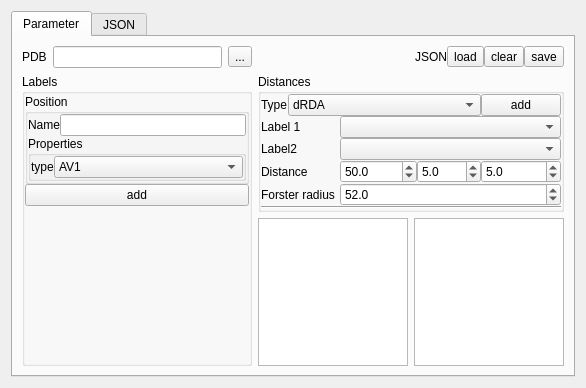
<?xml version="1.0" encoding="UTF-8"?>
<ui version="4.0">
 <class>Form</class>
 <widget class="QWidget" name="Form">
  <property name="geometry">
   <rect>
    <x>0</x>
    <y>0</y>
    <width>586</width>
    <height>388</height>
   </rect>
  </property>
  <property name="windowTitle">
   <string>PDB2LabelingFile</string>
  </property>
  <property name="windowIcon">
   <iconset resource="../ui/rescource.qrc">
    <normaloff>:/icons/icons/pdb2label.ico</normaloff>:/icons/icons/pdb2label.ico</iconset>
  </property>
  <layout class="QVBoxLayout" name="verticalLayout_2">
   <item>
    <widget class="QTabWidget" name="tabWidget">
     <property name="currentIndex">
      <number>0</number>
     </property>
     <widget class="QWidget" name="tab">
      <attribute name="title">
       <string>Parameter</string>
      </attribute>
      <layout class="QGridLayout" name="gridLayout_4">
       <item row="0" column="0">
        <layout class="QHBoxLayout" name="horizontalLayout_2">
         <item>
          <widget class="QLabel" name="label">
           <property name="sizePolicy">
            <sizepolicy hsizetype="Fixed" vsizetype="Preferred">
             <horstretch>0</horstretch>
             <verstretch>0</verstretch>
            </sizepolicy>
           </property>
           <property name="text">
            <string>PDB</string>
           </property>
          </widget>
         </item>
         <item>
          <widget class="QLineEdit" name="lineEdit">
           <property name="readOnly">
            <bool>true</bool>
           </property>
          </widget>
         </item>
         <item>
          <widget class="QToolButton" name="toolButton_4">
           <property name="text">
            <string>...</string>
           </property>
          </widget>
         </item>
        </layout>
       </item>
       <item row="0" column="1" colspan="2">
        <layout class="QHBoxLayout" name="horizontalLayout_3">
         <property name="spacing">
          <number>0</number>
         </property>
         <item>
          <spacer name="horizontalSpacer">
           <property name="orientation">
            <enum>Qt::Horizontal</enum>
           </property>
           <property name="sizeHint" stdset="0">
            <size>
             <width>40</width>
             <height>20</height>
            </size>
           </property>
          </spacer>
         </item>
         <item>
          <widget class="QLabel" name="label_10">
           <property name="sizePolicy">
            <sizepolicy hsizetype="Fixed" vsizetype="Preferred">
             <horstretch>0</horstretch>
             <verstretch>0</verstretch>
            </sizepolicy>
           </property>
           <property name="text">
            <string>JSON</string>
           </property>
          </widget>
         </item>
         <item>
          <widget class="QToolButton" name="toolButton_2">
           <property name="text">
            <string>load</string>
           </property>
          </widget>
         </item>
         <item>
          <widget class="QToolButton" name="toolButton_3">
           <property name="text">
            <string>clear</string>
           </property>
          </widget>
         </item>
         <item>
          <widget class="QToolButton" name="toolButton">
           <property name="text">
            <string>save</string>
           </property>
          </widget>
         </item>
        </layout>
       </item>
       <item row="1" column="0" rowspan="2">
        <widget class="QGroupBox" name="groupBox_2">
         <property name="sizePolicy">
          <sizepolicy hsizetype="Preferred" vsizetype="Minimum">
           <horstretch>0</horstretch>
           <verstretch>0</verstretch>
          </sizepolicy>
         </property>
         <property name="title">
          <string>Labels</string>
         </property>
         <layout class="QGridLayout" name="gridLayout">
          <property name="margin">
           <number>0</number>
          </property>
          <property name="spacing">
           <number>0</number>
          </property>
          <item row="1" column="0">
           <widget class="QPushButton" name="pushButton_2">
            <property name="sizePolicy">
             <sizepolicy hsizetype="Minimum" vsizetype="Fixed">
              <horstretch>0</horstretch>
              <verstretch>0</verstretch>
             </sizepolicy>
            </property>
            <property name="maximumSize">
             <size>
              <width>16777215</width>
              <height>16777215</height>
             </size>
            </property>
            <property name="text">
             <string>add</string>
            </property>
           </widget>
          </item>
          <item row="0" column="0">
           <widget class="QGroupBox" name="groupBox">
            <property name="sizePolicy">
             <sizepolicy hsizetype="Expanding" vsizetype="Preferred">
              <horstretch>0</horstretch>
              <verstretch>0</verstretch>
             </sizepolicy>
            </property>
            <property name="title">
             <string>Position</string>
            </property>
            <layout class="QGridLayout" name="gridLayout_5">
             <property name="margin">
              <number>0</number>
             </property>
             <property name="spacing">
              <number>0</number>
             </property>
             <item row="1" column="0">
              <widget class="QLabel" name="label_7">
               <property name="text">
                <string>Name</string>
               </property>
              </widget>
             </item>
             <item row="3" column="0" colspan="3">
              <layout class="QVBoxLayout" name="verticalLayout_3">
               <property name="spacing">
                <number>0</number>
               </property>
              </layout>
             </item>
             <item row="1" column="1">
              <widget class="QLineEdit" name="lineEdit_2"/>
             </item>
             <item row="4" column="0" colspan="2">
              <widget class="QGroupBox" name="groupBox_3">
               <property name="sizePolicy">
                <sizepolicy hsizetype="Expanding" vsizetype="Preferred">
                 <horstretch>0</horstretch>
                 <verstretch>0</verstretch>
                </sizepolicy>
               </property>
               <property name="title">
                <string>Properties</string>
               </property>
               <layout class="QGridLayout" name="gridLayout_2">
                <property name="margin">
                 <number>0</number>
                </property>
                <property name="spacing">
                 <number>0</number>
                </property>
                <item row="0" column="0">
                 <widget class="QLabel" name="label_2">
                  <property name="text">
                   <string>type</string>
                  </property>
                 </widget>
                </item>
                <item row="0" column="1">
                 <widget class="QComboBox" name="comboBox">
                  <property name="sizePolicy">
                   <sizepolicy hsizetype="Expanding" vsizetype="Fixed">
                    <horstretch>0</horstretch>
                    <verstretch>0</verstretch>
                   </sizepolicy>
                  </property>
                  <item>
                   <property name="text">
                    <string>AV1</string>
                   </property>
                  </item>
                  <item>
                   <property name="text">
                    <string>AV0</string>
                   </property>
                  </item>
                  <item>
                   <property name="text">
                    <string>AV3</string>
                   </property>
                  </item>
                 </widget>
                </item>
                <item row="1" column="0" colspan="3">
                 <layout class="QVBoxLayout" name="verticalLayout_4"/>
                </item>
               </layout>
              </widget>
             </item>
            </layout>
           </widget>
          </item>
          <item row="2" column="0">
           <spacer name="verticalSpacer">
            <property name="orientation">
             <enum>Qt::Vertical</enum>
            </property>
            <property name="sizeHint" stdset="0">
             <size>
              <width>20</width>
              <height>40</height>
             </size>
            </property>
           </spacer>
          </item>
         </layout>
        </widget>
       </item>
       <item row="1" column="1" colspan="2">
        <widget class="QGroupBox" name="groupBox_4">
         <property name="title">
          <string>Distances</string>
         </property>
         <layout class="QGridLayout" name="gridLayout_3">
          <property name="margin">
           <number>0</number>
          </property>
          <property name="spacing">
           <number>0</number>
          </property>
          <item row="1" column="0">
           <widget class="QLabel" name="label_3">
            <property name="text">
             <string>Label 1</string>
            </property>
           </widget>
          </item>
          <item row="3" column="0" colspan="2">
           <widget class="QLabel" name="label_8">
            <property name="sizePolicy">
             <sizepolicy hsizetype="Fixed" vsizetype="Preferred">
              <horstretch>0</horstretch>
              <verstretch>0</verstretch>
             </sizepolicy>
            </property>
            <property name="text">
             <string>Distance </string>
            </property>
           </widget>
          </item>
          <item row="7" column="0" colspan="6">
           <widget class="Line" name="line">
            <property name="orientation">
             <enum>Qt::Horizontal</enum>
            </property>
           </widget>
          </item>
          <item row="3" column="5">
           <widget class="QDoubleSpinBox" name="doubleSpinBox_3">
            <property name="decimals">
             <number>1</number>
            </property>
            <property name="maximum">
             <double>99999.000000000000000</double>
            </property>
            <property name="value">
             <double>5.000000000000000</double>
            </property>
           </widget>
          </item>
          <item row="2" column="0">
           <widget class="QLabel" name="label_5">
            <property name="text">
             <string>Label2</string>
            </property>
           </widget>
          </item>
          <item row="1" column="2" colspan="4">
           <widget class="QComboBox" name="comboBox_2">
            <property name="sizePolicy">
             <sizepolicy hsizetype="MinimumExpanding" vsizetype="Fixed">
              <horstretch>0</horstretch>
              <verstretch>0</verstretch>
             </sizepolicy>
            </property>
           </widget>
          </item>
          <item row="2" column="2" colspan="4">
           <widget class="QComboBox" name="comboBox_4">
            <property name="sizePolicy">
             <sizepolicy hsizetype="Expanding" vsizetype="Fixed">
              <horstretch>0</horstretch>
              <verstretch>0</verstretch>
             </sizepolicy>
            </property>
           </widget>
          </item>
          <item row="0" column="0" colspan="5">
           <layout class="QHBoxLayout" name="horizontalLayout">
            <property name="spacing">
             <number>0</number>
            </property>
            <item>
             <widget class="QLabel" name="label_4">
              <property name="text">
               <string>Type</string>
              </property>
             </widget>
            </item>
            <item>
             <widget class="QComboBox" name="comboBox_3">
              <property name="sizePolicy">
               <sizepolicy hsizetype="MinimumExpanding" vsizetype="Fixed">
                <horstretch>0</horstretch>
                <verstretch>0</verstretch>
               </sizepolicy>
              </property>
              <item>
               <property name="text">
                <string>dRDA</string>
               </property>
              </item>
              <item>
               <property name="text">
                <string>dRDAE</string>
               </property>
              </item>
              <item>
               <property name="text">
                <string>dRMP</string>
               </property>
              </item>
             </widget>
            </item>
           </layout>
          </item>
          <item row="3" column="4">
           <widget class="QDoubleSpinBox" name="doubleSpinBox_2">
            <property name="decimals">
             <number>1</number>
            </property>
            <property name="maximum">
             <double>9999.000000000000000</double>
            </property>
            <property name="value">
             <double>5.000000000000000</double>
            </property>
           </widget>
          </item>
          <item row="4" column="2" colspan="4">
           <widget class="QDoubleSpinBox" name="doubleSpinBox_4">
            <property name="decimals">
             <number>1</number>
            </property>
            <property name="maximum">
             <double>999.000000000000000</double>
            </property>
            <property name="singleStep">
             <double>0.500000000000000</double>
            </property>
            <property name="value">
             <double>52.000000000000000</double>
            </property>
           </widget>
          </item>
          <item row="4" column="0" colspan="2">
           <widget class="QLabel" name="label_9">
            <property name="text">
             <string>Forster radius</string>
            </property>
           </widget>
          </item>
          <item row="3" column="2" colspan="2">
           <widget class="QDoubleSpinBox" name="doubleSpinBox">
            <property name="decimals">
             <number>1</number>
            </property>
            <property name="maximum">
             <double>999.000000000000000</double>
            </property>
            <property name="value">
             <double>50.000000000000000</double>
            </property>
           </widget>
          </item>
          <item row="0" column="5">
           <widget class="QPushButton" name="pushButton_3">
            <property name="sizePolicy">
             <sizepolicy hsizetype="Minimum" vsizetype="Fixed">
              <horstretch>0</horstretch>
              <verstretch>0</verstretch>
             </sizepolicy>
            </property>
            <property name="text">
             <string>add</string>
            </property>
           </widget>
          </item>
         </layout>
        </widget>
       </item>
       <item row="2" column="1">
        <widget class="QListWidget" name="listWidget">
         <property name="sizePolicy">
          <sizepolicy hsizetype="MinimumExpanding" vsizetype="Expanding">
           <horstretch>0</horstretch>
           <verstretch>0</verstretch>
          </sizepolicy>
         </property>
         <property name="maximumSize">
          <size>
           <width>150</width>
           <height>16777215</height>
          </size>
         </property>
        </widget>
       </item>
       <item row="2" column="2">
        <widget class="QListWidget" name="listWidget_2">
         <property name="sizePolicy">
          <sizepolicy hsizetype="MinimumExpanding" vsizetype="Expanding">
           <horstretch>0</horstretch>
           <verstretch>0</verstretch>
          </sizepolicy>
         </property>
         <property name="minimumSize">
          <size>
           <width>150</width>
           <height>0</height>
          </size>
         </property>
         <property name="maximumSize">
          <size>
           <width>150</width>
           <height>16777215</height>
          </size>
         </property>
        </widget>
       </item>
      </layout>
      <zorder>groupBox_2</zorder>
      <zorder>horizontalLayoutWidget</zorder>
      <zorder>groupBox_4</zorder>
      <zorder>listWidget_2</zorder>
      <zorder>listWidget</zorder>
      <zorder>label_7</zorder>
     </widget>
     <widget class="QWidget" name="tab_2">
      <attribute name="title">
       <string>JSON</string>
      </attribute>
      <layout class="QVBoxLayout" name="verticalLayout">
       <item>
        <widget class="QToolButton" name="toolButton_5">
         <property name="text">
          <string>update</string>
         </property>
        </widget>
       </item>
       <item>
        <widget class="QTextEdit" name="textEdit_2">
         <property name="verticalScrollBarPolicy">
          <enum>Qt::ScrollBarAlwaysOn</enum>
         </property>
         <property name="readOnly">
          <bool>false</bool>
         </property>
        </widget>
       </item>
      </layout>
     </widget>
    </widget>
   </item>
  </layout>
  <action name="actionClear">
   <property name="icon">
    <iconset resource="../ui/rescource.qrc">
     <normaloff>:/icons/icons/Edit-delete-2.svg</normaloff>:/icons/icons/Edit-delete-2.svg</iconset>
   </property>
   <property name="text">
    <string>clear</string>
   </property>
  </action>
  <action name="actionLoad">
   <property name="icon">
    <iconset resource="../ui/rescource.qrc">
     <normaloff>:/icons/icons/document-open.svg</normaloff>:/icons/icons/document-open.svg</iconset>
   </property>
   <property name="text">
    <string>Load</string>
   </property>
  </action>
  <action name="actionSave">
   <property name="icon">
    <iconset resource="../ui/rescource.qrc">
     <normaloff>:/icons/icons/Document-save.svg</normaloff>:/icons/icons/Document-save.svg</iconset>
   </property>
   <property name="text">
    <string>Save</string>
   </property>
  </action>
  <action name="actionReadTextEdit">
   <property name="text">
    <string>ReadTextEdit</string>
   </property>
  </action>
 </widget>
 <resources>
  <include location="../ui/rescource.qrc"/>
 </resources>
 <connections>
  <connection>
   <sender>toolButton_2</sender>
   <signal>clicked()</signal>
   <receiver>actionLoad</receiver>
   <slot>trigger()</slot>
   <hints>
    <hint type="sourcelabel">
     <x>512</x>
     <y>52</y>
    </hint>
    <hint type="destinationlabel">
     <x>-1</x>
     <y>-1</y>
    </hint>
   </hints>
  </connection>
  <connection>
   <sender>toolButton_3</sender>
   <signal>clicked()</signal>
   <receiver>actionClear</receiver>
   <slot>trigger()</slot>
   <hints>
    <hint type="sourcelabel">
     <x>546</x>
     <y>52</y>
    </hint>
    <hint type="destinationlabel">
     <x>-1</x>
     <y>-1</y>
    </hint>
   </hints>
  </connection>
  <connection>
   <sender>toolButton</sender>
   <signal>clicked()</signal>
   <receiver>actionSave</receiver>
   <slot>trigger()</slot>
   <hints>
    <hint type="sourcelabel">
     <x>582</x>
     <y>52</y>
    </hint>
    <hint type="destinationlabel">
     <x>311</x>
     <y>177</y>
    </hint>
   </hints>
  </connection>
  <connection>
   <sender>toolButton_5</sender>
   <signal>clicked()</signal>
   <receiver>actionReadTextEdit</receiver>
   <slot>trigger()</slot>
   <hints>
    <hint type="sourcelabel">
     <x>200</x>
     <y>92</y>
    </hint>
    <hint type="destinationlabel">
     <x>88</x>
     <y>235</y>
    </hint>
   </hints>
  </connection>
 </connections>
</ui>
